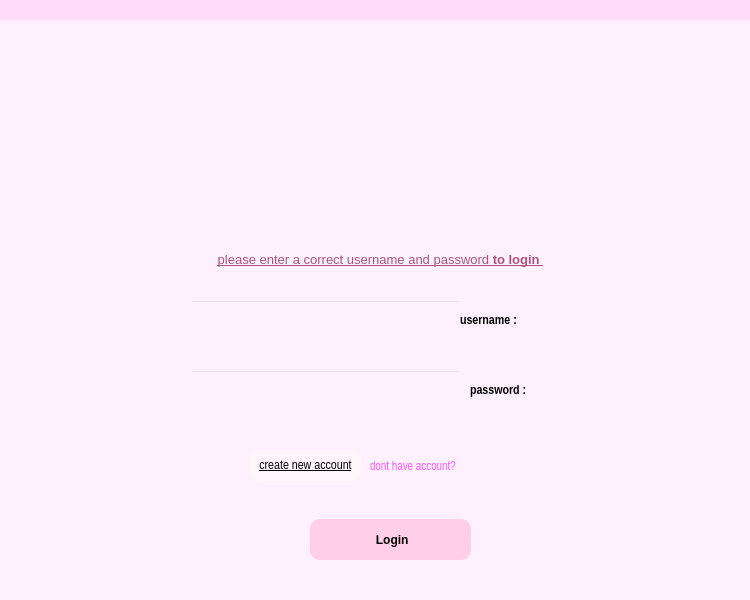
<?xml version="1.0" encoding="UTF-8"?>
<ui version="4.0">
 <class>Dialog</class>
 <widget class="QDialog" name="Dialog">
  <property name="geometry">
   <rect>
    <x>0</x>
    <y>0</y>
    <width>750</width>
    <height>600</height>
   </rect>
  </property>
  <property name="windowTitle">
   <string>Dialog</string>
  </property>
  <widget class="QLabel" name="label">
   <property name="geometry">
    <rect>
     <x>0</x>
     <y>-10</y>
     <width>751</width>
     <height>611</height>
    </rect>
   </property>
   <property name="styleSheet">
    <string notr="true">background-color: rgb(255, 240, 254)</string>
   </property>
   <property name="text">
    <string/>
   </property>
  </widget>
  <widget class="QPushButton" name="login">
   <property name="geometry">
    <rect>
     <x>310</x>
     <y>519</y>
     <width>161</width>
     <height>41</height>
    </rect>
   </property>
   <property name="font">
    <font>
     <family>Nirmala UI</family>
     <pointsize>9</pointsize>
     <weight>75</weight>
     <bold>true</bold>
    </font>
   </property>
   <property name="cursor">
    <cursorShape>PointingHandCursor</cursorShape>
   </property>
   <property name="styleSheet">
    <string notr="true">QPushButton:hover{
	background-color:white;
	border-top-left-radius: 10px;
	border-bottom-left-radius: 10px;
border-top-right-radius: 10px;
	border-bottom-right-radius: 10px;

}

QPushButton{
background-color: rgb(255, 207, 233);
border-color: qradialgradient(spread:pad, cx:0.5, cy:0.5, radius:0.5, fx:0.5, fy:0.5, stop:0 rgba(0, 0, 0, 0), stop:0.52 rgba(0, 0, 0, 0), stop:0.565 rgba(82, 121, 76, 33), stop:0.65 rgba(159, 235, 148, 64), stop:0.721925 rgba(255, 238, 150, 129), stop:0.77 rgba(255, 128, 128, 204), stop:0.89 rgba(191, 128, 255, 64), stop:1 rgba(0, 0, 0, 0));
border-radius:30px;
	border-top-left-radius: 10px;
	border-bottom-left-radius: 10px;
border-top-right-radius: 10px;
	border-bottom-right-radius: 10px;

}</string>
   </property>
   <property name="text">
    <string> Login</string>
   </property>
  </widget>
  <widget class="QLineEdit" name="userNameField">
   <property name="geometry">
    <rect>
     <x>190</x>
     <y>300</y>
     <width>271</width>
     <height>41</height>
    </rect>
   </property>
   <property name="styleSheet">
    <string notr="true">background-color: rgb(0, 0, 0, 0);
font: 11pt &quot;Nirmala UI&quot;;
gridline-color: rgb(255, 255, 255);
border-color: rgb(255, 255, 255);</string>
   </property>
   <property name="text">
    <string/>
   </property>
   <property name="frame">
    <bool>true</bool>
   </property>
   <property name="echoMode">
    <enum>QLineEdit::Normal</enum>
   </property>
   <property name="dragEnabled">
    <bool>false</bool>
   </property>
   <property name="readOnly">
    <bool>false</bool>
   </property>
   <property name="cursorMoveStyle">
    <enum>Qt::LogicalMoveStyle</enum>
   </property>
   <property name="clearButtonEnabled">
    <bool>false</bool>
   </property>
  </widget>
  <widget class="QLineEdit" name="passwordField">
   <property name="geometry">
    <rect>
     <x>190</x>
     <y>370</y>
     <width>271</width>
     <height>41</height>
    </rect>
   </property>
   <property name="styleSheet">
    <string notr="true">background-color: rgb(0, 0, 0, 0);
font: 11pt &quot;Nirmala UI&quot;;
gridline-color: rgb(255, 255, 255);
border-color: rgb(255, 255, 255);</string>
   </property>
   <property name="text">
    <string/>
   </property>
  </widget>
  <widget class="QLabel" name="label_2">
   <property name="geometry">
    <rect>
     <x>460</x>
     <y>310</y>
     <width>121</width>
     <height>20</height>
    </rect>
   </property>
   <property name="font">
    <font>
     <family>Arial Narrow</family>
     <pointsize>10</pointsize>
     <weight>75</weight>
     <bold>true</bold>
    </font>
   </property>
   <property name="text">
    <string>username :</string>
   </property>
  </widget>
  <widget class="QLabel" name="label_3">
   <property name="geometry">
    <rect>
     <x>470</x>
     <y>380</y>
     <width>91</width>
     <height>20</height>
    </rect>
   </property>
   <property name="font">
    <font>
     <family>Arial Narrow</family>
     <pointsize>10</pointsize>
     <weight>75</weight>
     <bold>true</bold>
    </font>
   </property>
   <property name="text">
    <string>password :</string>
   </property>
  </widget>
  <widget class="QLabel" name="label_4">
   <property name="geometry">
    <rect>
     <x>350</x>
     <y>100</y>
     <width>81</width>
     <height>41</height>
    </rect>
   </property>
   <property name="text">
    <string/>
   </property>
  </widget>
  <widget class="QLabel" name="label_5">
   <property name="geometry">
    <rect>
     <x>50</x>
     <y>250</y>
     <width>661</width>
     <height>20</height>
    </rect>
   </property>
   <property name="font">
    <font>
     <family>Nirmala UI</family>
     <pointsize>10</pointsize>
     <weight>50</weight>
     <italic>false</italic>
     <bold>false</bold>
     <underline>true</underline>
     <strikeout>false</strikeout>
     <kerning>false</kerning>
    </font>
   </property>
   <property name="styleSheet">
    <string notr="true">font: 10pt &quot;Nirmala UI&quot;;</string>
   </property>
   <property name="text">
    <string>&lt;html&gt;&lt;head/&gt;&lt;body&gt;&lt;p align=&quot;center&quot;&gt;&lt;span style=&quot; color:#aa557f;&quot;&gt;please enter a correct username and password &lt;/span&gt;&lt;span style=&quot; font-weight:600; color:#aa557f;&quot;&gt;to login &lt;/span&gt;&lt;/p&gt;&lt;/body&gt;&lt;/html&gt;</string>
   </property>
  </widget>
  <widget class="QLabel" name="error">
   <property name="geometry">
    <rect>
     <x>270</x>
     <y>420</y>
     <width>271</width>
     <height>16</height>
    </rect>
   </property>
   <property name="text">
    <string/>
   </property>
  </widget>
  <widget class="QLabel" name="label_7">
   <property name="geometry">
    <rect>
     <x>370</x>
     <y>460</y>
     <width>171</width>
     <height>16</height>
    </rect>
   </property>
   <property name="font">
    <font>
     <family>Arial Narrow</family>
    </font>
   </property>
   <property name="text">
    <string>&lt;html&gt;&lt;head/&gt;&lt;body&gt;&lt;p&gt;&lt;span style=&quot; font-size:9pt; color:#ff55ff;&quot;&gt;dont have account?&lt;/span&gt;&lt;/p&gt;&lt;/body&gt;&lt;/html&gt;</string>
   </property>
  </widget>
  <widget class="QPushButton" name="createAcc">
   <property name="geometry">
    <rect>
     <x>250</x>
     <y>450</y>
     <width>111</width>
     <height>31</height>
    </rect>
   </property>
   <property name="font">
    <font>
     <family>Arial Narrow</family>
     <pointsize>10</pointsize>
     <underline>true</underline>
    </font>
   </property>
   <property name="cursor">
    <cursorShape>PointingHandCursor</cursorShape>
   </property>
   <property name="styleSheet">
    <string notr="true">QPushButton{
border:30px;
	background-color: rgb(255, 246, 251);
}
QPushButton:hover{
	background-color:white;
	border-top-left-radius: 10px;
	border-bottom-left-radius: 10px;
border-top-right-radius: 10px;
	border-bottom-right-radius: 10px;

}

QPushButton{
border-color: qradialgradient(spread:pad, cx:0.5, cy:0.5, radius:0.5, fx:0.5, fy:0.5, stop:0 rgba(0, 0, 0, 0), stop:0.52 rgba(0, 0, 0, 0), stop:0.565 rgba(82, 121, 76, 33), stop:0.65 rgba(159, 235, 148, 64), stop:0.721925 rgba(255, 238, 150, 129), stop:0.77 rgba(255, 128, 128, 204), stop:0.89 rgba(191, 128, 255, 64), stop:1 rgba(0, 0, 0, 0));
border-radius:30px;
	border-top-left-radius: 10px;
	border-bottom-left-radius: 10px;
border-top-right-radius: 10px;
	border-bottom-right-radius: 10px;

}</string>
   </property>
   <property name="text">
    <string>create new account</string>
   </property>
  </widget>
  <widget class="QLabel" name="loginICON">
   <property name="geometry">
    <rect>
     <x>290</x>
     <y>90</y>
     <width>441</width>
     <height>111</height>
    </rect>
   </property>
   <property name="text">
    <string/>
   </property>
   <property name="pixmap">
    <pixmap resource="login.qrc">:/login_icon/icons/loginn.png</pixmap>
   </property>
  </widget>
  <widget class="QLabel" name="label_8">
   <property name="geometry">
    <rect>
     <x>10</x>
     <y>220</y>
     <width>731</width>
     <height>31</height>
    </rect>
   </property>
   <property name="text">
    <string>&lt;html&gt;&lt;head/&gt;&lt;body&gt;&lt;p align=&quot;center&quot;&gt;&lt;br/&gt;&lt;/p&gt;&lt;/body&gt;&lt;/html&gt;</string>
   </property>
  </widget>
  <widget class="QLabel" name="label_6">
   <property name="geometry">
    <rect>
     <x>0</x>
     <y>0</y>
     <width>751</width>
     <height>20</height>
    </rect>
   </property>
   <property name="styleSheet">
    <string notr="true">background-color: rgb(255, 221, 246);</string>
   </property>
   <property name="text">
    <string/>
   </property>
  </widget>
 </widget>
 <resources>
  <include location="login.qrc"/>
  <include location="icons/icons.qrc"/>
 </resources>
 <connections/>
</ui>
